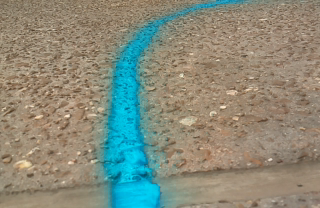
#> input picture raw_image.png, 320 x 208 px
$ python find_blue.py
#> lines starting #> are read from the running program, lines starting #| are printed output that depends on the picture; after the words box and inside, x2 and y2 are one past the last pixel; in counts of white or black regions, pixels touching at a corner belong together; long printed decimals are rounded
import cv2
import numpy as np
from matplotlib import pyplot as plt

img = cv2.imread('raw_image.png')
#> img is the input picture: shape (208, 320, 3); mean B, G, R 123.3, 139, 135.8


# Coordinates that you want to Perspective Transform
pts1 = np.float32([[53,0],[267,0],[0,200],[320,200]])
# Size of the Transformed Image
pts2 = np.float32([[0,0],[320,0],[0,200],[320,200]])

cv2.circle(img,(53,0),3,(0,0,255),3)
#> img: shape (208, 320, 3); 0.08% of pixels changed, all inside (x1, y1, x2, y2) = (48, 0, 59, 6)
cv2.circle(img,(267,0),3,(0,0,0),3)
#> img: shape (208, 320, 3); mean B, G, R 123.1, 138.7, 135.8
cv2.circle(img,(0,200),3,(0,0,0),3)
#> img: shape (208, 320, 3); mean B, G, R 123, 138.6, 135.7
cv2.circle(img,(320,200),3,(0,0,0),3)
#> img: shape (208, 320, 3); mean B, G, R 122.9, 138.6, 135.6

M = cv2.getPerspectiveTransform(pts1,pts2)
wrap = cv2.warpPerspective(img,M,(320,200))

blue = wrap[:,:,0]
green = wrap[:,:,1]
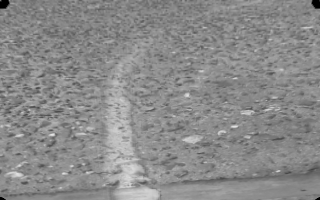
#> green: shape (200, 320); min 0, max 229, mean 138.5
red = wrap[:,:,2]


keep = red #FIXME: adjust


blur = cv2.blur(keep,(10,10))
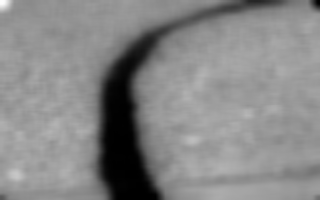
#> blur: shape (200, 320); min 0, max 252, mean 134.9
hist = cv2.calcHist([blur],[0],None,[256],[0,256])
#> hist = 256 values, max 2372 at index 155, min 0 at index 202, mean 250
_,thrsh = cv2.threshold(blur,70,255,cv2.THRESH_BINARY)
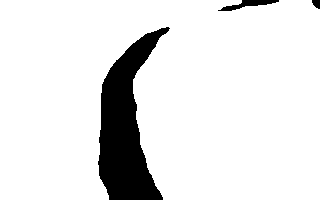
#> thrsh: shape (200, 320); 89.6% white; 3 black regions, box (x1, y1, x2, y2) and area: (98, 27, 170, 200) 6298, (218, 0, 279, 11) 278, (312, 0, 320, 9) 55
canny = cv2.Canny(thrsh,threshold1=25,threshold2=30)
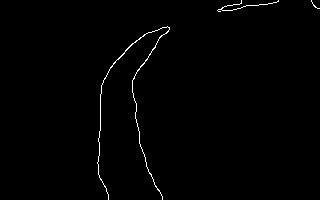
#> canny: shape (200, 320); 0.82% white in thin lines or dots, all inside (x1, y1, x2, y2) = (97, 0, 320, 200)
lines = cv2.HoughLines(canny,1,np.pi/180,35)
#> lines = [[104, 0.0349], [102, 0.0175], [106, 0.0524], [154, 0.593], [100, 0], [-98, 3.12], [45, 1.41], [156, 0.541], [153, 0.628]]
print(lines)
#| [[[ 1.0400000e+02  3.4906585e-02]]
#|  [[ 1.0200000e+02  1.7453292e-02]]
#|  [[ 1.0600000e+02  5.2359879e-02]]
#|  [[ 1.5400000e+02  5.9341192e-01]]
#|  [[ 1.0000000e+02  0.0000000e+00]]
#|  [[-9.8000000e+01  3.1241393e+00]]
#|  [[ 4.5000000e+01  1.4137167e+00]]
#|  [[ 1.5600000e+02  5.4105204e-01]]
#|  [[ 1.5300000e+02  6.2831855e-01]]]
if lines is not None :
    rho, theta = lines[0,0,:]
#> rho = 104; theta = 0.0349

    a = np.cos(theta)
#> a = 0.999
    b = np.sin(theta)
#> b = 0.0349
    x0 = a * rho
#> x0 = 103.9
    y0 = b * rho
#> y0 = 3.63

    x1 = int(x0 + 1000 * (-b))
#> x1 = 69
    y1 = int(y0 + 1000 * (a))
#> y1 = 1003

    x2 = int(x0 - 1000 * (-b))
#> x2 = 138
    y2 = int(y0 - 1000 * (a))
#> y2 = -995

    cv2.line(wrap, (x1,y1), (x2,y2), (0,0,255), 2)
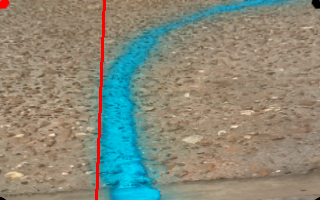
#> wrap: shape (200, 320, 3); mean B, G, R 121.7, 137.2, 136.2

    theta_deg = theta * (180/np.pi)
#> theta_deg = 2
    if theta_deg > 90:
        theta_deg = theta_deg - 180
    else:
        theta_deg = theta_deg

    print(theta_deg)
#| 2.000
else:
    print("no line found")

# Show Images
cv2.imshow('img',img)
cv2.imshow('blue', blue)
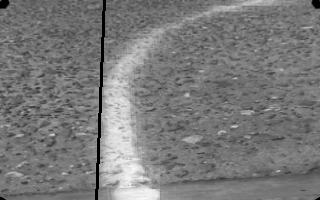
#> window 'blue': shape (200, 320); min 0, max 248, mean 121.7
#cv2.imshow('green', green)
cv2.imshow('red', red)
cv2.imshow('blur',blur)
cv2.imshow('thrsh',thrsh)
cv2.imshow('canny', canny)
cv2.imshow('wrap',wrap)

# Plot Histogram
plt.figure()
plt.title("Pixel Histogram")
plt.xlabel("Bins")
plt.ylabel("Frequency")
plt.plot(hist)
plt.show()
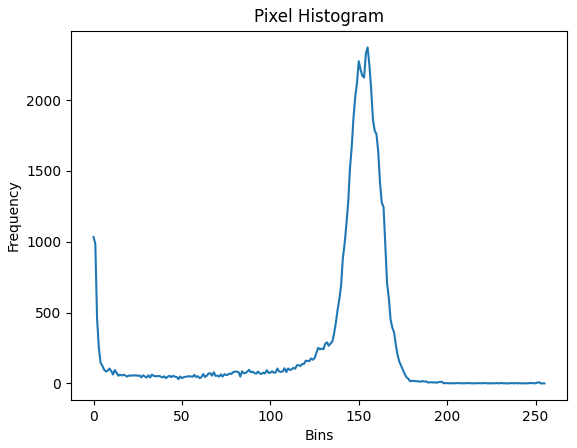
#> figure drawn by matplotlib, 1 panel; curve peaks at x = 155, y = 2372
cv2.waitKey(0)

$ run again, with RawImg.png copied over raw_image.png
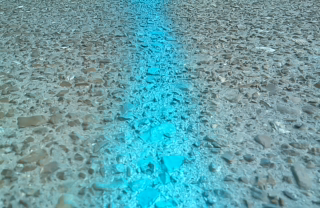
#> input picture RawImg.png, 320 x 208 px
#> img is the input picture: shape (208, 320, 3); mean B, G, R 168.1, 159.7, 102.4
#> hist = 256 values, max 1678 at index 123, min 0 at index 161, mean 250
#> thrsh: shape (200, 320); 80.3% white; 3 black regions (1 under 20 px), largest, box (x1, y1, x2, y2) and area: (109, 0, 210, 200) 12510, (311, 0, 320, 10) 67
#> canny: shape (200, 320); 0.9% white in thin lines or dots, all inside (x1, y1, x2, y2) = (108, 0, 320, 200)
#> lines = [[-166, 2.97], [-157, 2.88], [-158, 2.9], [-168, 2.98], [-163, 2.93], [-160, 2.91], [-164, 2.95]]
#| [[[-166.           2.967]]
#|  [[-157.           2.880]]
#|  [[-158.           2.897]]
#|  [[-168.           2.985 ]]
#|  [[-163.           2.932]]
#|  [[-160.           2.915]]
#> (further printed lines are left out)
#> rho = -166; theta = 2.97
#> a = -0.985
#> b = 0.174
#> x0 = 163.5
#> y0 = -28.83
#> x1 = -10
#> y1 = -1013
#> x2 = 337
#> y2 = 955
#> `cv2.line(wrap, (x1,y1), (x2,y2), (0,0,255), 2)`:
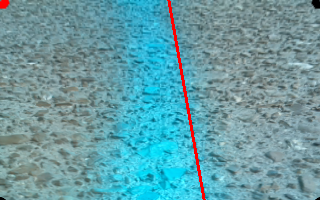
#> wrap: shape (200, 320, 3); mean B, G, R 165.7, 156.9, 103.2
#> `theta_deg = theta * (180/np.pi)`: theta_deg = 170
#> `theta_deg = theta_deg - 180`: theta_deg = -10
#| -10.000
#> `plt.show()`:
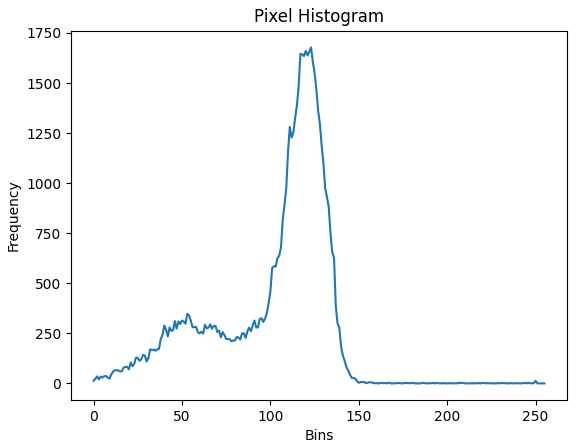
#> figure drawn by matplotlib, 1 panel; curve peaks at x = 123, y = 1678
